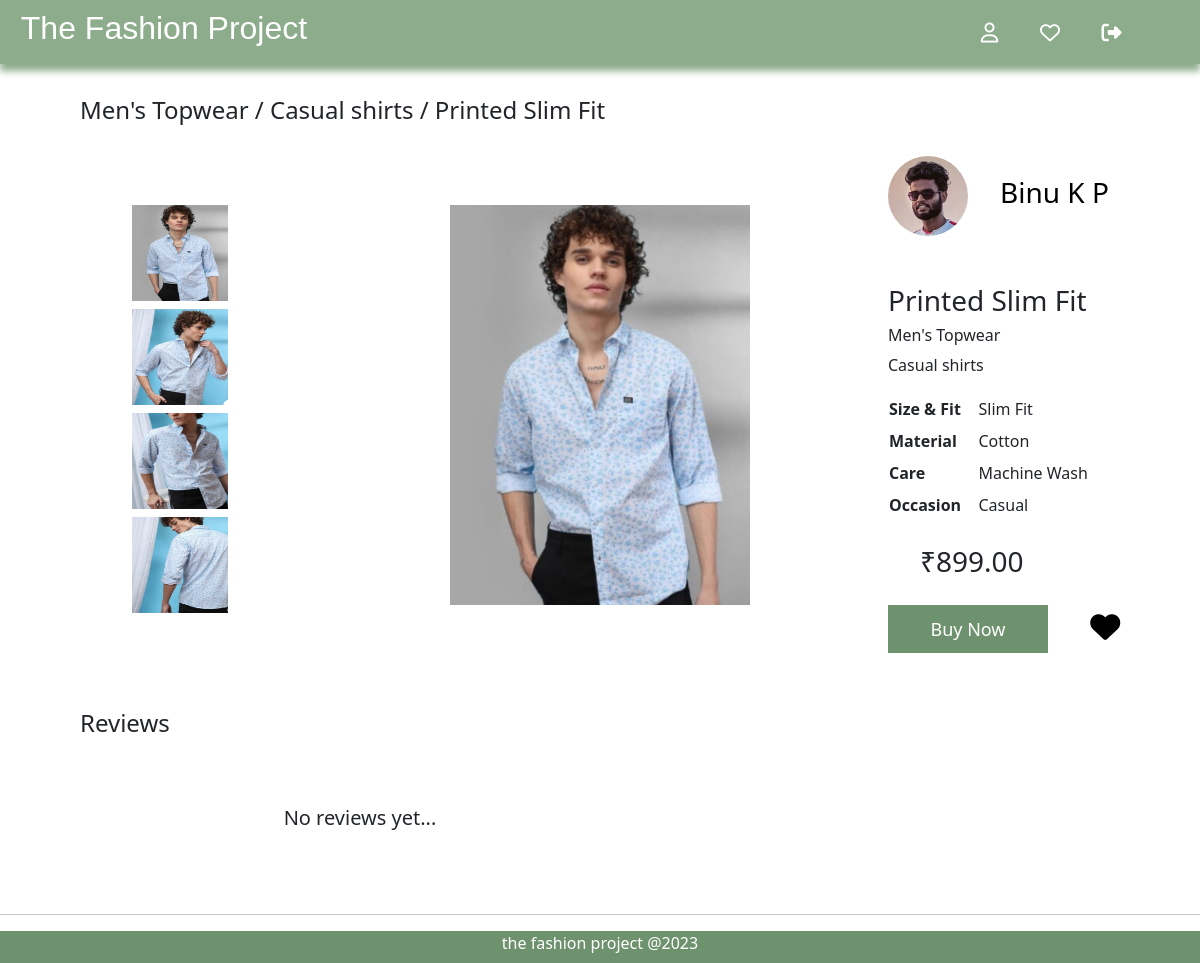
/product/32/, run on an earlier commit of the app's database.
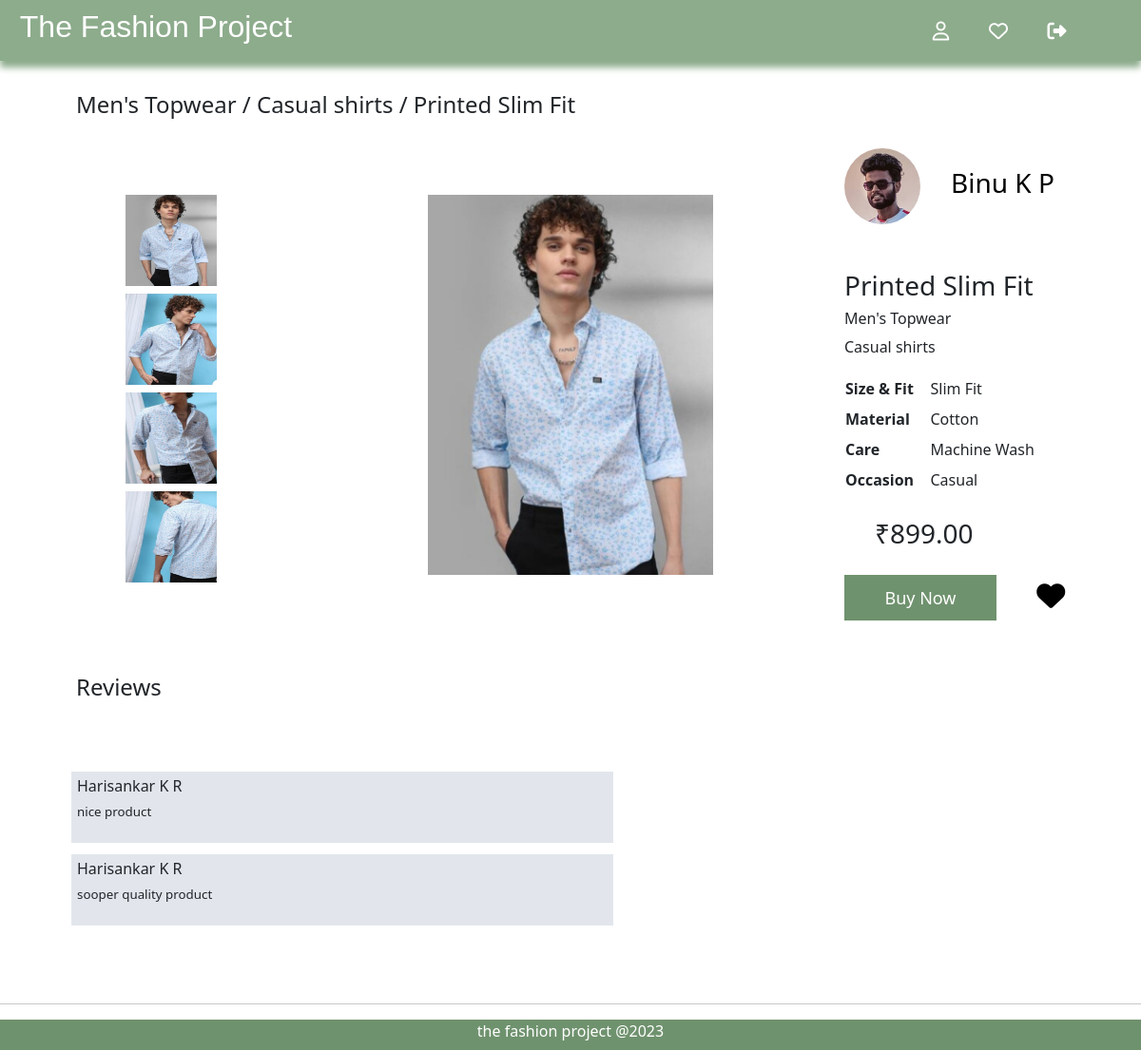
And on a later commit of the database.
### customers/models.py (models this page shows, shortened)
class Order(models.Model):
    customer = models.ForeignKey(User, on_delete=models.CASCADE, related_name='orders')
    designer = models.ForeignKey(Designer, on_delete=models.CASCADE, related_name='orders')
    product = models.ForeignKey(Product, on_delete=models.CASCADE, related_name='orders')
    size = models.CharField(max_length=50)
    quantity = models.PositiveIntegerField()
    price = models.DecimalField(max_digits=10, decimal_places=2)
    total = models.DecimalField(max_digits=10, decimal_places=2)
    from_address = models.CharField(max_length=255)
    to_address = models.CharField(max_length=255)
    booking_date = models.DateTimeField(auto_now_add=True)
    status = models.CharField(max_length=20, default='pending')
    review = models.CharField(max_length=255, default='none')

### account/models.py (models this page shows, shortened)
class User(AbstractBaseUser,PermissionsMixin):
    email = models.EmailField(verbose_name="email", max_length=60, unique=True, blank=False)
    username = models.CharField(max_length=60, unique=False, blank=True)
    mobile = models.CharField(max_length=13, blank=False, unique=True)
    date_joined = models.DateTimeField(verbose_name="date joined", auto_now_add=True)
    last_login = models.DateTimeField(verbose_name="last login", auto_now_add=True)
    is_admin = models.BooleanField(default=False)
    is_varified = models.BooleanField(default=False)
    is_rejected = models.BooleanField(default=False)
    is_active = models.BooleanField(default=True)
    is_staff = models.BooleanField(default=False)
    is_superuser = models.BooleanField(default=False)
    is_designer = models.BooleanField(default=False)
    USERNAME_FIELD = "email"
    REQUIRED_FIELDS = ["mobile", "username"]
    objects = MyAccountManager()
    class Meta:
        ordering = ['-last_login','-date_joined']

### customers/views.py (the view)
# urls.py: path('product/<int:pk>/',product_detail, name='product_detail'),
def product_detail(request, pk):
    product = get_object_or_404(Product, pk=pk)
    designer = product.designer
    reviews = Order.objects.filter(Q(product=product) & ~Q(review='none'))
    return render(request, 'user3.html', {'product': product, 'designer': designer, 'reviews': reviews})

### designers/context_processors.py (called while the page is built)
def designer_context_processor(request):
    designer = None
    if request.user.is_authenticated:
        try:
            designer = Designer.objects.get(user=request.user)
        except Designer.DoesNotExist:
            pass
    return {'designer': designer}

### templates/user3.html (shortened to what this page needs)
{% extends 'customer_base.html' %}
{% load static %}
{% block content %}
    <div class="prd-heading">
        <h4>{{ product.category1 }} / {{ product.category2 }} / {{ product.prd_name }} </h4>
    </div>
    <div class="prd-det">
<div class="sec-1">
    <img src="{{ product.image1.url }}" alt="{{ product.prd_name }}" onclick="changeImage('{{ product.pk }}', this)">
    <img src="{{ product.image2.url }}" alt="{{ product.prd_name }}" onclick="changeImage('{{ product.pk }}', this)">
    <img src="{{ product.image3.url }}" alt="{{ product.prd_name }}" onclick="changeImage('{{ product.pk }}', this)">
    <img src="{{ product.image4.url }}" alt="{{ product.prd_name }}" onclick="changeImage('{{ product.pk }}', this)">
</div>
<div class="sec-2">
    <img id="mainImage{{product.pk}}" src="{{ product.image1.url }}" alt="{{ product.prd_name }}">
</div>
        <div class="sec-3">
            <div class="desig-det">
                <img src="{{ designer.logo.url }}" alt="">
                <h3> <a href="{% url 'designer_profile' designer.id %}">{{ designer.name }}</a> </h3>
            </div>
            <div>
                <h3>{{ product.prd_name }}</h3>
                <h6>{{ product.category1 }}</h6>
                <p>{{ product.category2 }}</p>
            <table>
                <tr>
                    <td class="sp-tt">Size & Fit</td>
                    <td class="sp-td">{{ product.fit }}</td>
                </tr>
                <tr>
                    <td class="sp-tt">Material</td>
                    <td class="sp-td">{{ product.material }}</td>
                </tr>
                <tr>
                    <td class="sp-tt">Care</td>
                    <td class="sp-td">{{ product.care }}</td>
                </tr>
                <tr>
                    <td class="sp-tt">Occasion</td>
                    <td class="sp-td">{{ product.occasion }}</td>
                </tr>
            </table>
            <br>
                <h3 id="pr">&#x20b9;{{ product.price }}</h3>
            </div>
            <div class="btns">
                <button class="buy-btn"><a href="{% url 'cart' product_id=product.id %}">Buy Now</a></button>
                <button title="add to whishlist" class="whish-btn"><a href="{% url 'add_to_wishlist' product_id=product.id %}"><i class="fa fa-heart fa-lg"></i></a></button>
            </div>
        </div>
    </div>
    <div class="prd-heading">
        <h4>Reviews </h4>
    </div>
    <div class="spec-rew">
<div class="rew">
    {% if reviews %}
    {% for review in reviews %}
    <div class="rev-box">
        <h4>{{ review.customer.username }}</h4>
        <p>{{ review.review }}</p>
    </div>
    {% endfor %}
    {% else %}
    <h5>No reviews yet...</h5>
    {% endif %}
</div>
        <div class="spec">
        </div>
    </div>
    <hr>
    {% endblock%}

What changed in the data, as far as the page shows it:
now on this page (row edited): Order: customer.username "Harisankar K R", review "nice product"
now on this page (row edited): Order: customer.username "Harisankar K R", review "sooper quality product"
Also different on the page:
text no longer shown: "No reviews yet..."
